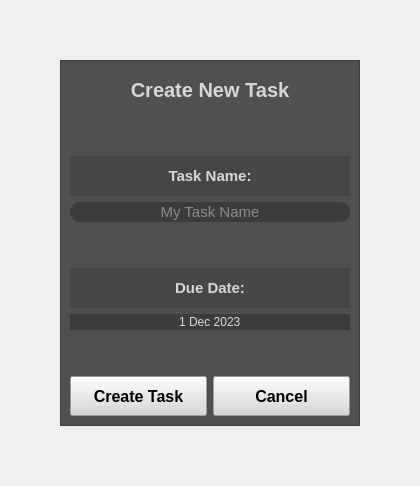
               <widget class="QWidget" name="AddTaskMenuTab">
                <layout class="QVBoxLayout" name="verticalLayout_51">
                 <property name="leftMargin">
                  <number>60</number>
                 </property>
                 <property name="topMargin">
                  <number>60</number>
                 </property>
                 <property name="rightMargin">
                  <number>60</number>
                 </property>
                 <property name="bottomMargin">
                  <number>60</number>
                 </property>
                 <item>
                  <widget class="QFrame" name="ATMenuTabBg">
                   <property name="sizePolicy">
                    <sizepolicy hsizetype="MinimumExpanding" vsizetype="MinimumExpanding">
                     <horstretch>0</horstretch>
                     <verstretch>0</verstretch>
                    </sizepolicy>
                   </property>
                   <property name="minimumSize">
                    <size>
                     <width>300</width>
                     <height>300</height>
                    </size>
                   </property>
                   <property name="styleSheet">
                    <string notr="true">background-color: rgb(80, 80, 80);</string>
                   </property>
                   <property name="frameShape">
                    <enum>QFrame::StyledPanel</enum>
                   </property>
                   <property name="frameShadow">
                    <enum>QFrame::Raised</enum>
                   </property>
                   <layout class="QVBoxLayout" name="verticalLayout_50">
                    <item>
                     <widget class="QLabel" name="ATMenuTabHeader">
                      <property name="sizePolicy">
                       <sizepolicy hsizetype="MinimumExpanding" vsizetype="Fixed">
                        <horstretch>0</horstretch>
                        <verstretch>0</verstretch>
                       </sizepolicy>
                      </property>
                      <property name="minimumSize">
                       <size>
                        <width>120</width>
                        <height>40</height>
                       </size>
                      </property>
                      <property name="font">
                       <font>
                        <pointsize>15</pointsize>
                        <italic>false</italic>
                        <bold>true</bold>
                        <underline>false</underline>
                        <strikeout>false</strikeout>
                       </font>
                      </property>
                      <property name="styleSheet">
                       <string notr="true">background-color: transparent;
color: rgb(215, 215, 215);</string>
                      </property>
                      <property name="text">
                       <string>Create New Task</string>
                      </property>
                      <property name="alignment">
                       <set>Qt::AlignCenter</set>
                      </property>
                     </widget>
                    </item>
                    <item>
                     <spacer name="verticalSpacer_11">
                      <property name="orientation">
                       <enum>Qt::Vertical</enum>
                      </property>
                      <property name="sizeHint" stdset="0">
                       <size>
                        <width>20</width>
                        <height>40</height>
                       </size>
                      </property>
                     </spacer>
                    </item>
                    <item>
                     <widget class="QLabel" name="ATMenuTabCategName">
                      <property name="sizePolicy">
                       <sizepolicy hsizetype="MinimumExpanding" vsizetype="Fixed">
                        <horstretch>0</horstretch>
                        <verstretch>0</verstretch>
                       </sizepolicy>
                      </property>
                      <property name="minimumSize">
                       <size>
                        <width>120</width>
                        <height>40</height>
                       </size>
                      </property>
                      <property name="font">
                       <font>
                        <pointsize>11</pointsize>
                        <italic>false</italic>
                        <bold>true</bold>
                        <underline>false</underline>
                        <strikeout>false</strikeout>
                       </font>
                      </property>
                      <property name="styleSheet">
                       <string notr="true">background-color: rgb(70, 70, 70);
color: rgb(215, 215, 215);</string>
                      </property>
                      <property name="text">
                       <string>Task Name:</string>
                      </property>
                      <property name="alignment">
                       <set>Qt::AlignCenter</set>
                      </property>
                     </widget>
                    </item>
                    <item>
                     <widget class="QLineEdit" name="ATMenuTabLineEdit">
                      <property name="sizePolicy">
                       <sizepolicy hsizetype="Expanding" vsizetype="Fixed">
                        <horstretch>1</horstretch>
                        <verstretch>0</verstretch>
                       </sizepolicy>
                      </property>
                      <property name="font">
                       <font>
                        <pointsize>11</pointsize>
                       </font>
                      </property>
                      <property name="focusPolicy">
                       <enum>Qt::StrongFocus</enum>
                      </property>
                      <property name="styleSheet">
                       <string notr="true">background-color: rgb(60, 60, 60);
color: rgb(215, 215, 215);
border-radius: 10px;</string>
                      </property>
                      <property name="maxLength">
                       <number>50</number>
                      </property>
                      <property name="frame">
                       <bool>true</bool>
                      </property>
                      <property name="alignment">
                       <set>Qt::AlignCenter</set>
                      </property>
                      <property name="placeholderText">
                       <string>My Task Name</string>
                      </property>
                      <property name="clearButtonEnabled">
                       <bool>false</bool>
                      </property>
                     </widget>
                    </item>
                    <item>
                     <spacer name="verticalSpacer_13">
                      <property name="orientation">
                       <enum>Qt::Vertical</enum>
                      </property>
                      <property name="sizeHint" stdset="0">
                       <size>
                        <width>20</width>
                        <height>40</height>
                       </size>
                      </property>
                     </spacer>
                    </item>
                    <item>
                     <widget class="QLabel" name="ATMenuTabDueDate">
                      <property name="sizePolicy">
                       <sizepolicy hsizetype="MinimumExpanding" vsizetype="Fixed">
                        <horstretch>0</horstretch>
                        <verstretch>0</verstretch>
                       </sizepolicy>
                      </property>
                      <property name="minimumSize">
                       <size>
                        <width>120</width>
                        <height>40</height>
                       </size>
                      </property>
                      <property name="font">
                       <font>
                        <pointsize>11</pointsize>
                        <italic>false</italic>
                        <bold>true</bold>
                        <underline>false</underline>
                        <strikeout>false</strikeout>
                       </font>
                      </property>
                      <property name="styleSheet">
                       <string notr="true">background-color: rgb(70, 70, 70);
color: rgb(215, 215, 215);</string>
                      </property>
                      <property name="text">
                       <string>Due Date:</string>
                      </property>
                      <property name="alignment">
                       <set>Qt::AlignCenter</set>
                      </property>
                     </widget>
                    </item>
                    <item>
                     <widget class="QDateEdit" name="ATMenuTabTimeEdit">
                      <property name="styleSheet">
                       <string notr="true">background-color: rgb(60, 60, 60);
color: rgb(215, 215, 215);
border-radius: 10px;</string>
                      </property>
                      <property name="alignment">
                       <set>Qt::AlignCenter</set>
                      </property>
                      <property name="buttonSymbols">
                       <enum>QAbstractSpinBox::NoButtons</enum>
                      </property>
                      <property name="minimumDate">
                       <date>
                        <year>2023</year>
                        <month>12</month>
                        <day>1</day>
                       </date>
                      </property>
                      <property name="calendarPopup">
                       <bool>false</bool>
                      </property>
                     </widget>
                    </item>
                    <item>
                     <spacer name="verticalSpacer_12">
                      <property name="orientation">
                       <enum>Qt::Vertical</enum>
                      </property>
                      <property name="sizeHint" stdset="0">
                       <size>
                        <width>20</width>
                        <height>40</height>
                       </size>
                      </property>
                     </spacer>
                    </item>
                    <item>
                     <layout class="QHBoxLayout" name="ATMenuTabButtonHL">
                      <item>
                       <widget class="QPushButton" name="ATMenuTabCreateTaskButton">
                        <property name="enabled">
                         <bool>true</bool>
                        </property>
                        <property name="sizePolicy">
                         <sizepolicy hsizetype="MinimumExpanding" vsizetype="Fixed">
                          <horstretch>0</horstretch>
                          <verstretch>0</verstretch>
                         </sizepolicy>
                        </property>
                        <property name="minimumSize">
                         <size>
                          <width>80</width>
                          <height>40</height>
                         </size>
                        </property>
                        <property name="font">
                         <font>
                          <pointsize>12</pointsize>
                          <bold>true</bold>
                         </font>
                        </property>
                        <property name="cursor">
                         <cursorShape>PointingHandCursor</cursorShape>
                        </property>
                        <property name="styleSheet">
                         <string notr="true">QPushButton#ATMenuTabCreateTaskButton
{
	background-color: rgb(215, 215, 215);
	color: dark-gray;
}

QPushButton:hover#ATMenuTabCreateTaskButton
{
	background-color: rgb(180, 180, 180)
}</string>
                        </property>
                        <property name="text">
                         <string>Create Task</string>
                        </property>
                       </widget>
                      </item>
                      <item>
                       <widget class="QPushButton" name="ATMenuTabCancelButton">
                        <property name="enabled">
                         <bool>true</bool>
                        </property>
                        <property name="sizePolicy">
                         <sizepolicy hsizetype="MinimumExpanding" vsizetype="Fixed">
                          <horstretch>0</horstretch>
                          <verstretch>0</verstretch>
                         </sizepolicy>
                        </property>
                        <property name="minimumSize">
                         <size>
                          <width>80</width>
                          <height>40</height>
                         </size>
                        </property>
                        <property name="font">
                         <font>
                          <pointsize>12</pointsize>
                          <bold>true</bold>
                         </font>
                        </property>
                        <property name="cursor">
                         <cursorShape>PointingHandCursor</cursorShape>
                        </property>
                        <property name="styleSheet">
                         <string notr="true">QPushButton#ATMenuTabCancelButton
{
	background-color: rgb(215, 215, 215);
	color: dark-gray;
}

QPushButton:hover#ATMenuTabCancelButton
{
	background-color: rgb(180, 180, 180)
}</string>
                        </property>
                        <property name="text">
                         <string>Cancel</string>
                        </property>
                       </widget>
                      </item>
                     </layout>
                    </item>
                   </layout>
                  </widget>
                 </item>
                </layout>
               </widget>
